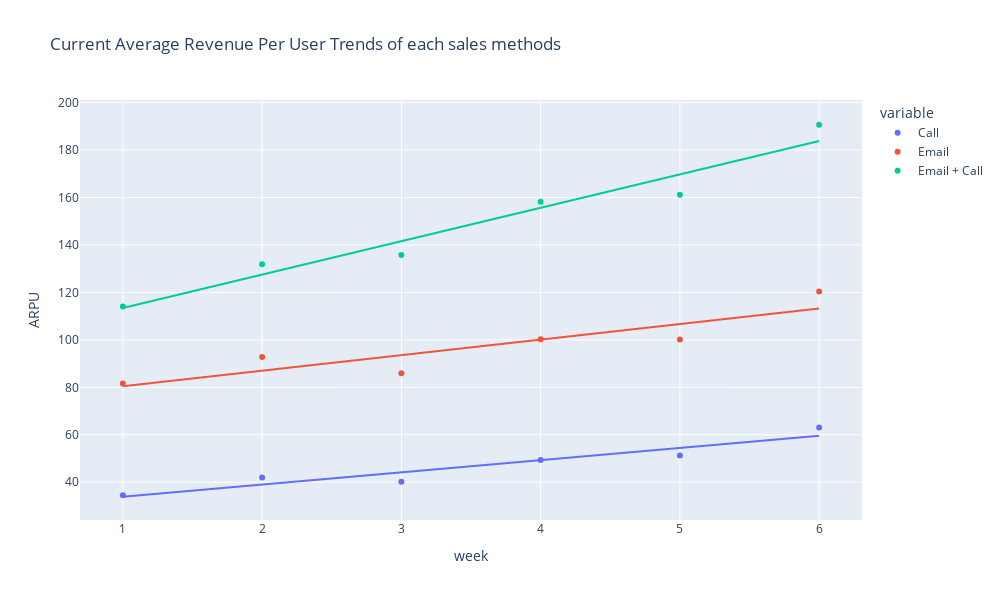

Source (notebook cell):
### Code cell
px.scatter(ARPU
                      , x = 'week'
                      , y = ['Call', 'Email', 'Email + Call']
                      , trendline = 'ols'
                      , width = 1000
                      , height = 600
                      , title = 'Current Average Revenue Per User Trends of each sales methods'
).update_layout(
    yaxis_title="ARPU"
)
plt.show()

### Figure 1 — Plotly figure (JSON) as saved in the notebook; plotly's stock layout.template omitted (floating-point values rounded to 4 significant figures)
{"data": [{"hovertemplate": "variable=Call<br>week=%{x}<br>value=%{y}<extra></extra>", "legendgroup": "Call", "marker": {"color": "#636efa", "symbol": "circle"}, "mode": "markers", "name": "Call", "orientation": "v", "showlegend": true, "type": "scatter", "x": [1, 2, 3, 4, 5, 6], "xaxis": "x", "y": [34.51, 41.98, 40.19, 49.35, 51.26, 63.06], "yaxis": "y"}, {"hovertemplate": "<b>OLS trendline</b><br>value = 5.13669 * week + 28.7461<br>R<sup>2</sup>=0.907290<br><br>variable=Call<br>week=%{x}<br>value=%{y} <b>(trend)</b><extra></extra>", "legendgroup": "Call", "marker": {"color": "#636efa", "symbol": "circle"}, "mode": "lines", "name": "Call", "showlegend": false, "type": "scatter", "x": [1, 2, 3, 4, 5, 6], "xaxis": "x", "y": [33.88, 39.02, 44.16, 49.29, 54.43, 59.57], "yaxis": "y"}, {"hovertemplate": "variable=Email<br>week=%{x}<br>value=%{y}<extra></extra>", "legendgroup": "Email", "marker": {"color": "#EF553B", "symbol": "circle"}, "mode": "markers", "name": "Email", "orientation": "v", "showlegend": true, "type": "scatter", "x": [1, 2, 3, 4, 5, 6], "xaxis": "x", "y": [81.62, 92.79, 85.91, 100.3, 100.1, 120.3], "yaxis": "y"}, {"hovertemplate": "<b>OLS trendline</b><br>value = 6.56774 * week + 73.8504<br>R<sup>2</sup>=0.801257<br><br>variable=Email<br>week=%{x}<br>value=%{y} <b>(trend)</b><extra></extra>", "legendgroup": "Email", "marker": {"color": "#EF553B", "symbol": "circle"}, "mode": "lines", "name": "Email", "showlegend": false, "type": "scatter", "x": [1, 2, 3, 4, 5, 6], "xaxis": "x", "y": [80.42, 86.99, 93.55, 100.1, 106.7, 113.3], "yaxis": "y"}, {"hovertemplate": "variable=Email + Call<br>week=%{x}<br>value=%{y}<extra></extra>", "legendgroup": "Email + Call", "marker": {"color": "#00cc96", "symbol": "circle"}, "mode": "markers", "name": "Email + Call", "orientation": "v", "showlegend": true, "type": "scatter", "x": [1, 2, 3, 4, 5, 6], "xaxis": "x", "y": [114.1, 131.9, 135.8, 158.2, 161.1, 190.7], "yaxis": "y"}, {"hovertemplate": "<b>OLS trendline</b><br>value = 14.0854 * week + 99.3158<br>R<sup>2</sup>=0.950529<br><br>variable=Email + Call<br>week=%{x}<br>value=%{y} <b>(trend)</b><extra></extra>", "legendgroup": "Email + Call", "marker": {"color": "#00cc96", "symbol": "circle"}, "mode": "lines", "name": "Email + Call", "showlegend": false, "type": "scatter", "x": [1, 2, 3, 4, 5, 6], "xaxis": "x", "y": [113.4, 127.5, 141.6, 155.7, 169.7, 183.8], "yaxis": "y"}], "layout": {"height": 600, "legend": {"title": {"text": "variable"}, "tracegroupgap": 0}, "title": {"text": "Current Average Revenue Per User Trends of each sales methods"}, "width": 1000, "xaxis": {"anchor": "y", "domain": [0, 1], "title": {"text": "week"}}, "yaxis": {"anchor": "x", "domain": [0, 1], "title": {"text": "ARPU"}}}}
